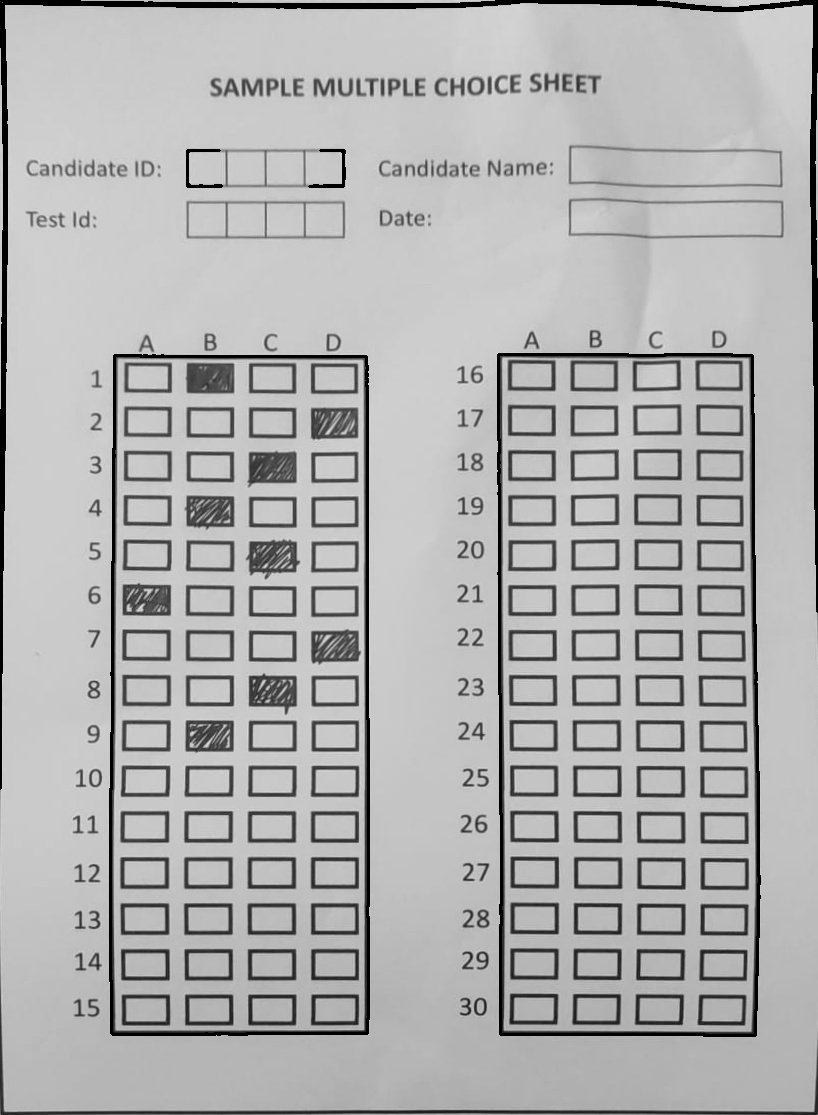
#> input picture image_processing/processed_si.jpeg, 818 x 1115 px
$ python boxes.py
#> lines starting #> are read from the running program, lines starting #| are printed output that depends on the picture; after the words box and inside, x2 and y2 are one past the last pixel; in counts of white or black regions, pixels touching at a corner belong together
import imutils
from imutils import contours
import cv2
import numpy as np

def resized(img):
    return cv2.resize(img,None,fx=0.4,fy=0.4)

def show(img,x=''):
    cv2.imshow(x, resized(img))

crop_f = 20

img = cv2.imread("processed_si.jpeg")
#> img is the input picture: shape (1115, 818, 3); min 0, max 222, mean 176.6
img = img[crop_f:img.shape[0]-crop_f, crop_f:img.shape[1]-crop_f]
#> img: shape (1075, 778, 3)
gray = cv2.cvtColor(img,cv2.COLOR_BGR2GRAY)
thres = cv2.threshold(gray,150,255,cv2.THRESH_BINARY_INV)[1]
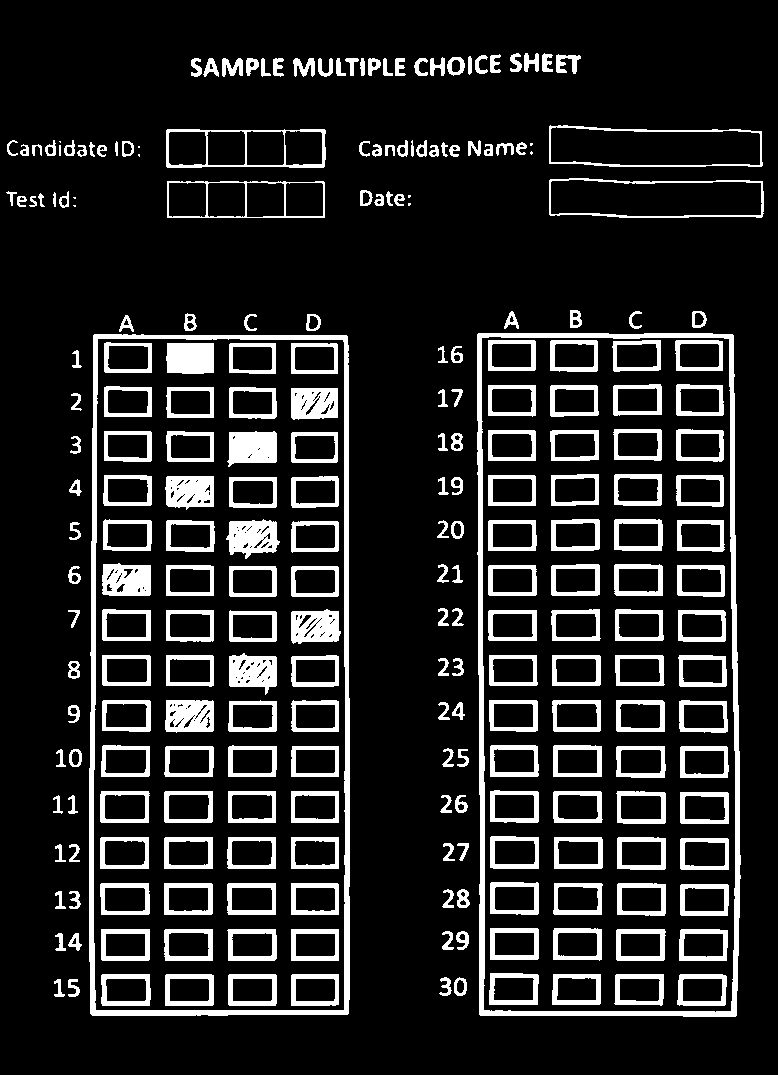
#> thres: shape (1075, 778); 14.1% white; 252 white regions (9 under 20 px)
#show(thres, "thres")

cnts = cv2.findContours(thres,cv2.RETR_EXTERNAL,cv2.CHAIN_APPROX_NONE)[0]
#> cnts = 132 contours, 10 with area under 20; largest, box (x1, y1, x2, y2) and area: (477, 333, 741, 1017) 175878, (89, 334, 350, 1016) 175150, (549, 125, 763, 167) 7713, (549, 178, 764, 218) 7630, (166, 129, 326, 168) 5834
#print(len(cnts))

bigboiboxes = sorted(cnts,key=cv2.contourArea, reverse=True)[0:2]
#> bigboiboxes = 2 contours; box (x1, y1, x2, y2) and area: (477, 333, 741, 1017) 175878, (89, 334, 350, 1016) 175150

def answer_boxes(box):
    cv2.imwrite("track.jpeg", box)
    box = cv2.threshold(box,86, 255, cv2.THRESH_BINARY_INV | cv2.THRESH_OTSU)[1]
    #show(box)
    #box_blur = cv2.GaussianBlur(box,(5,5),0)
    #show(box_blur,"blur")
    cnts = cv2.findContours(box.copy(), cv2.RETR_EXTERNAL, cv2.CHAIN_APPROX_SIMPLE)
    cnts = imutils.grab_contours(cnts)
    questionCnts = []
    # loop over the contours
    for c in cnts:
	# compute the bounding box of the contour, then use the
	# bounding box to derive the aspect ratio
        (x, y, w, h) = cv2.boundingRect(c)
        if(w*h<1000):
            questionCnts.append(c)

    c = cv2.findContours(box,cv2.RETR_CCOMP,cv2.CHAIN_APPROX_SIMPLE)[0]
    rectCon=[]
    for i in c:
        (x,y,w,h) = cv2.boundingRect(i)
        if w*h>0 and w*h<5000:
            rectCon.append(i)

        # [4 lines of commented-out code are left out]
    inside_c = img.copy()

    answermask = np.zeros(inside_c.shape[0:2],dtype='uint8')
    cv2.drawContours(answermask, rectCon,-1,255, -1)
    print(len(rectCon))
    #show(answermask, "inside_c"+str(len(c)))
    answermask=cv2.GaussianBlur(answermask,(5,5),0)
    mc = cv2.findContours(answermask, cv2.RETR_EXTERNAL, cv2.CHAIN_APPROX_TC89_L1 )[0]
    mcf=[]
    for i in mc:
        (x,y,w,h) = cv2.boundingRect(i)
        if(w*h>300):
            mcf.append(i)
    mcs = img.copy()
    cv2.drawContours(mcs, mcf[0:1],-1,(0,255,0), -1)
    #show(mcs, "TF"+str(len(mcf)))
    count_columns=0
    highest=0
    correct_option={}
    ques_no=0
    res = np.zeros(box.shape[0:2], dtype='uint8')
    print("length",len(mcf))
    mcf = contours.sort_contours(mcf,method="top-to-bottom")[0]
    cm = img.copy()
    for(i,c) in enumerate(mcf):
        cm=contours.label_contour(cm, c,i)
    show(cm, "CMMM")
    for i in range(len(mcf)):
        m = np.zeros(img.shape[0:2],dtype='uint8')
        # print(box.shape)
        cv2.drawContours(m, mcf[i:i+1],-1,255, -1)
        # show(m, "BOX"+str(i%10))
        m = cv2.bitwise_and(box,box,mask=m)
        # [4 lines of commented-out code are left out]
        total = cv2.countNonZero(m)

        if count_columns%4==0:
            count_columns=0
            highest=0
        if total>highest:
            # print(total,"x:",mcf[i][0][0])
            print(15-i//4,highest,total,count_columns)
            if(15-i//4==5):
                show(m, str(count_columns))
            highest=total
            correct_option[15-i//4]=chr(ord('D')-count_columns)# ,count_columns]
        count_columns+=1
        # if not (count_columns%4): count_columns = 0
        # if total>600:
        #     res=cv2.bitwise_or(res, m)
        #print(total)
    print(correct_option)


for boi in bigboiboxes:
    mask = np.zeros(gray.shape, dtype='uint8')
    cv2.drawContours(mask,boi ,-1,255,3)
    c = cv2.findContours(mask,cv2.RETR_EXTERNAL, cv2.CHAIN_APPROX_NONE)[0]
    mask = np.zeros(mask.shape, dtype='uint8')
    cv2.drawContours(mask, c,-1,255,thickness=cv2.FILLED)
    mask2 = np.zeros(mask.shape, dtype='uint8')
    cv2.drawContours(mask2, boi,-1, 255,5)
    mask2 = cv2.bitwise_not(mask2)
    #show(mask2)
    box = cv2.bitwise_and(gray,gray,mask=mask)
    mask2 = cv2.bitwise_and(box, mask2)
    #show(mask2)
    answer_boxes(mask2)
#> this loop made 2 passes
#> (cnts in answer_boxes, ques_no in answer_boxes) on passes 1 to 2: ([[[0, 0], [0, 1074], [777, 1074], [777, 0]]], 0), ([[[0, 0], [0, 1074], [777, 1074], [777, 0]]], 0)
#> (printed output is left out)
#> pass 1, in answer_boxes, `box = cv2.threshold(box,86, 255, cv2.THRESH_BINARY_INV | cv2.THRESH_OT..`:
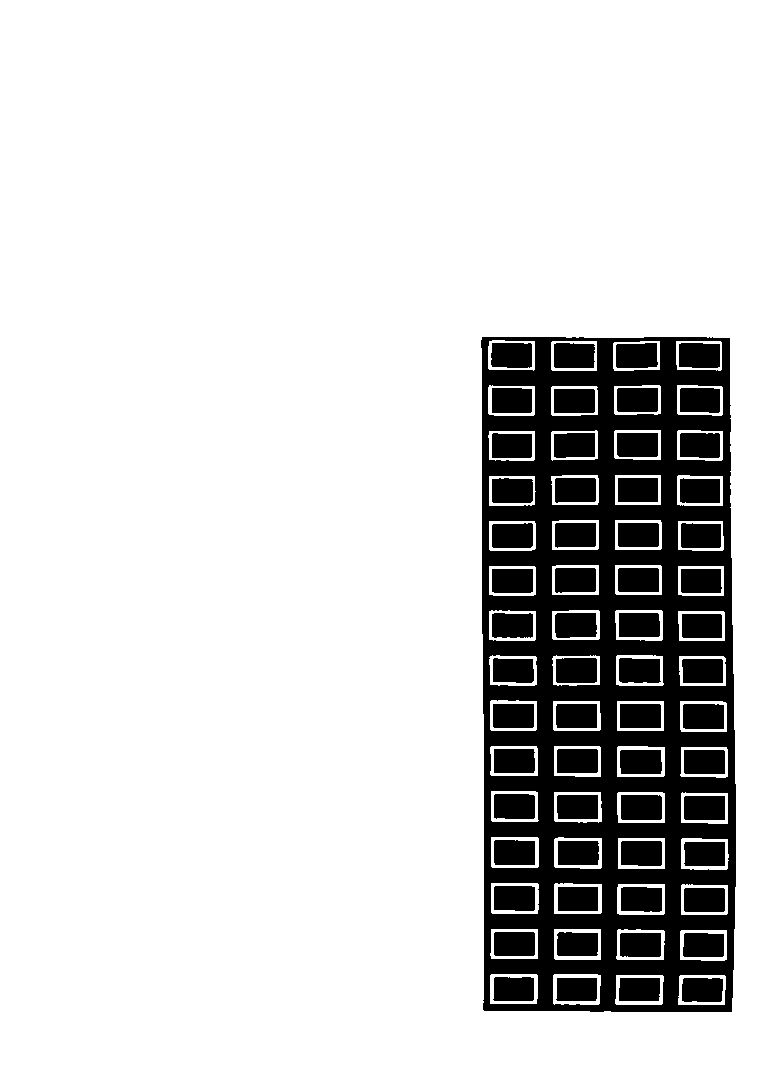
#> box: shape (1075, 778); 83% white; 61 black regions, largest, box (x1, y1, x2, y2) and area: (481, 337, 736, 1012) 83694, (621, 795, 662, 820) 1019, (683, 704, 724, 729) 1015
#> after the loop:
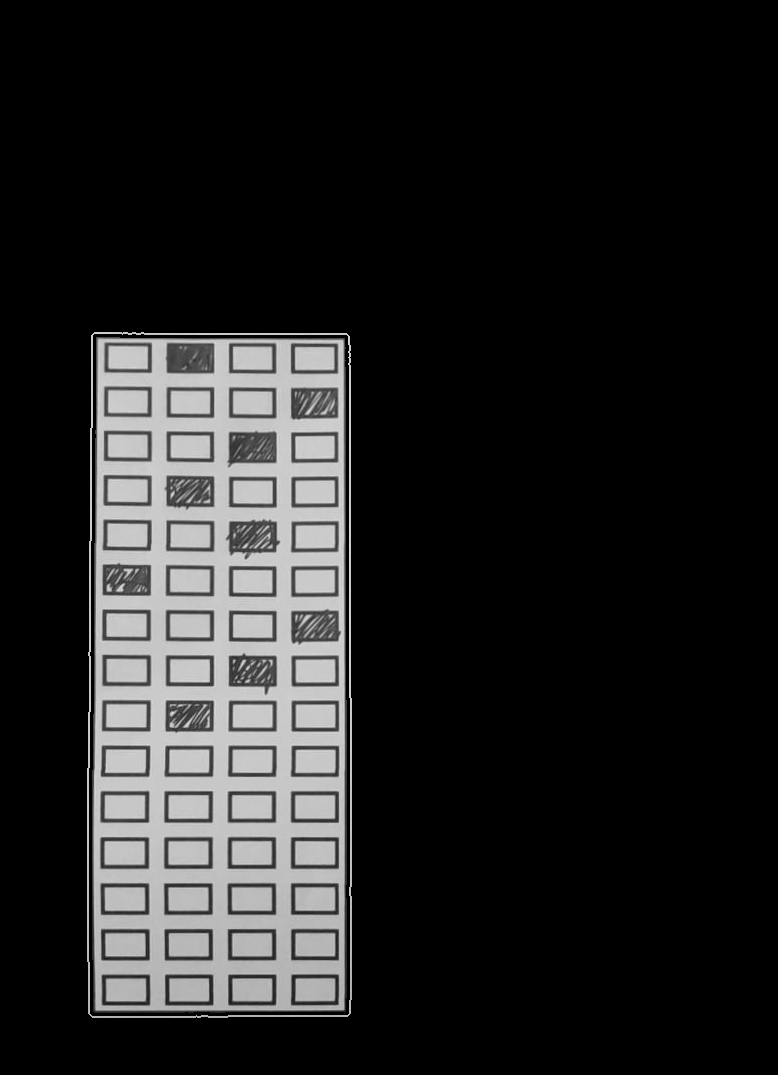
#> box: shape (1075, 778); min 0, max 222, mean 34.1
#> after the loop:
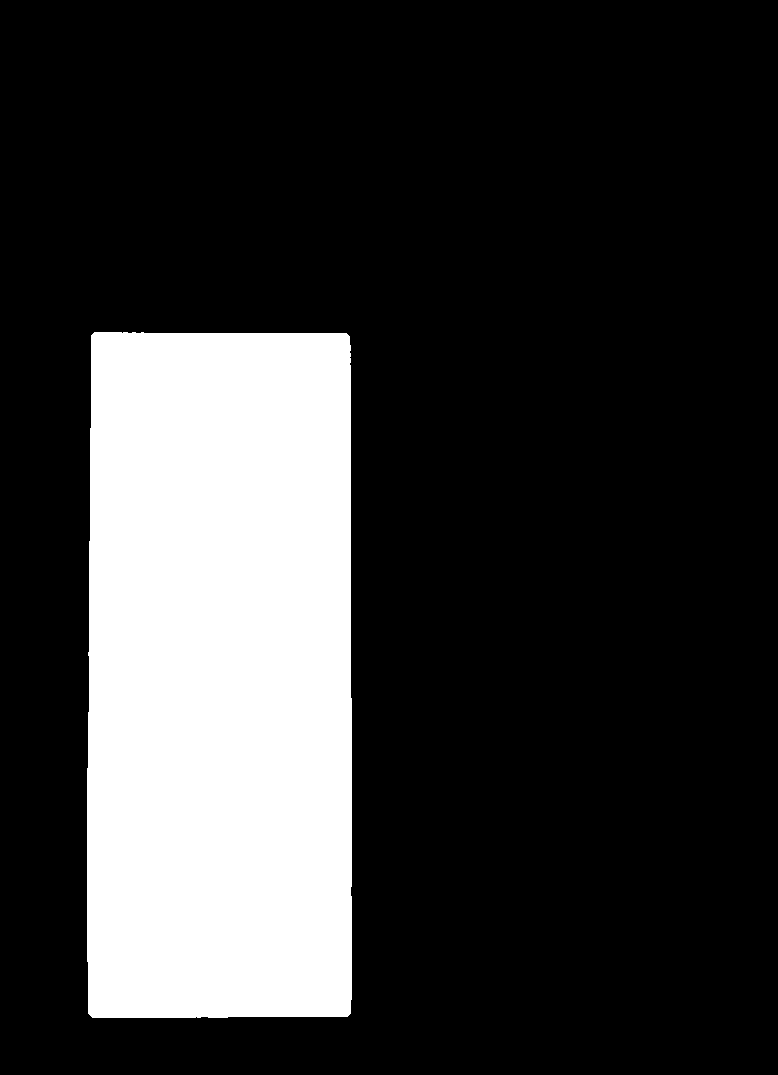
#> mask: shape (1075, 778); 21.5% white; 1 white region, box (x1, y1, x2, y2) and area: (87, 332, 352, 1018) 179831


cont = img.copy()
cv2.drawContours(cont,bigboiboxes,-1,(0,255,0),2)
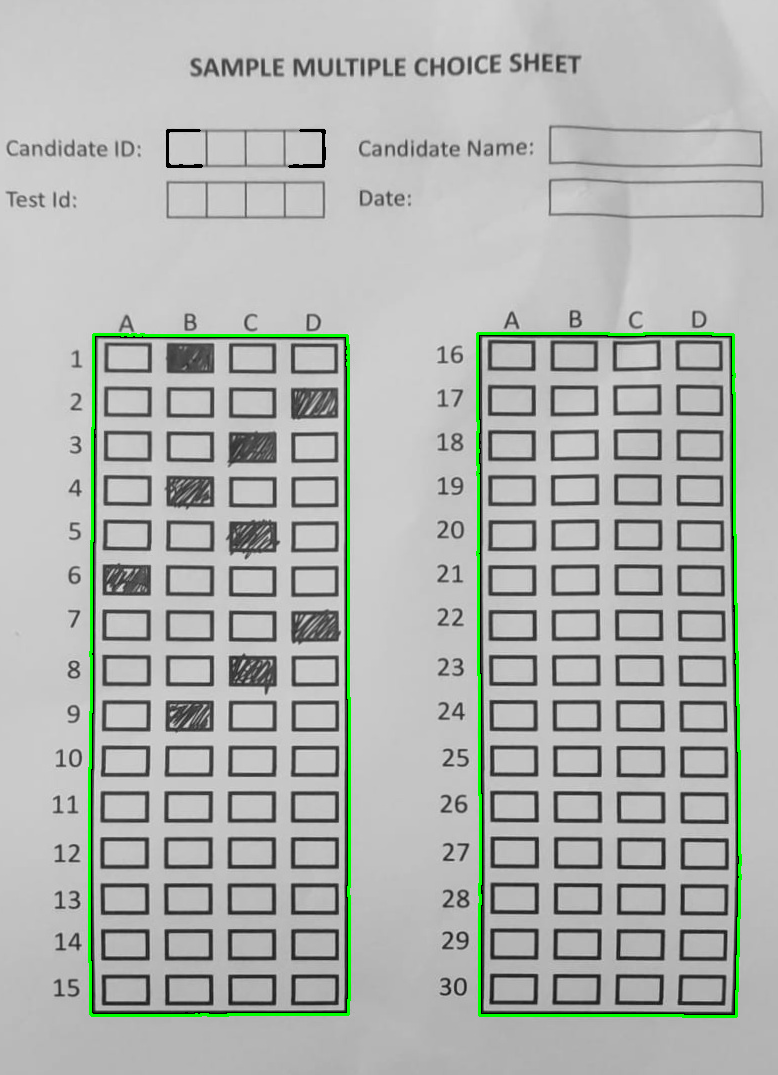
#> cont: shape (1075, 778, 3); mean B, G, R 177.3, 180.8, 177.3
cv2.imshow("Contor", resized(cont))
#> in resized (call 8), `return cv2.resize(img,None,fx=0.4,fy=0.4)`:
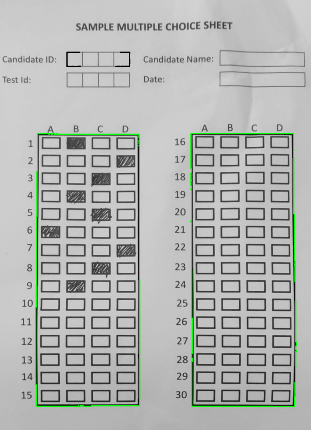
#> returned value: shape (430, 311, 3); mean of channels 0, 1, 2 177.3, 180.7, 177.3; drawn as B, G, R
cv2.waitKey(0)
